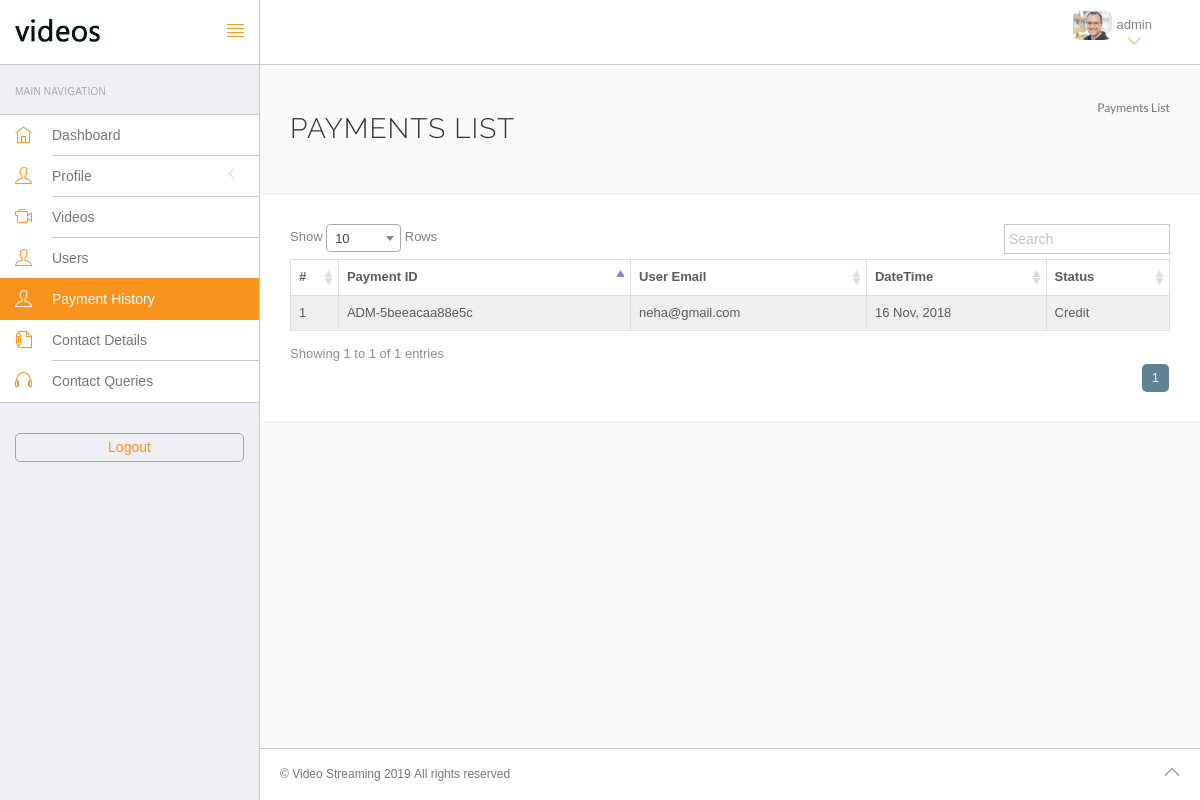
Page /admin/payments.php (signed in) on the committed database.
### tables this page shows
CREATE TABLE `payment` (
  `id` int(11) NOT NULL,
  `pid` text NOT NULL,
  `email` text NOT NULL,
  `status` text NOT NULL,
  `datetime` datetime NOT NULL DEFAULT CURRENT_TIMESTAMP
);

### admin/payments.php (the view, shortened to what this page needs)
<?php include 'includes/session.php'; ?><!DOCTYPE html>
<html lang="en">
	<head>
		<link rel="stylesheet" href="vendor/bootstrap/css/bootstrap.min.css">
		<link rel="stylesheet" href="vendor/fontawesome/css/font-awesome.min.css">
		<link rel="stylesheet" href="vendor/themify-icons/themify-icons.min.css">
		<link href="vendor/animate.css/animate.min.css" rel="stylesheet" media="screen">
		<link href="vendor/perfect-scrollbar/perfect-scrollbar.min.css" rel="stylesheet" media="screen">
		<link href="vendor/switchery/switchery.min.css" rel="stylesheet" media="screen">
		<link rel="stylesheet" href="assets/css/styles.css">
		<link rel="stylesheet" href="assets/css/plugins.css">
		<link rel="stylesheet" href="assets/css/themes/theme-1.css" id="skin_color" />
		<link href="vendor/select2/select2.min.css" rel="stylesheet" media="screen">
		<link href="vendor/DataTables/css/DT_bootstrap.css" rel="stylesheet" media="screen">
	</head>
	<body>
		<div id="app">
			<?php include'left-bar.php'; ?>
			<div class="app-content">
				<?php include'header.php'; ?>
				<div class="main-content" >
					<div class="wrap-content container" id="container">
						<section id="page-title">
							<div class="row">
								<div class="col-sm-8">
									<h1 class="mainTitle">Payments List </h1>
								</div>
								<ol class="breadcrumb">
									<li class="active">
										<span>Payments List </span>
									</li>
								</ol>
							</div>
						</section>
						<div class="container-fluid container-fullw bg-white">
							<div class="row">
								<div class="col-md-12">
									<table class="table table-striped table-bordered table-hover table-full-width" id="sample_1">
										<thead>
											<tr>
												<th>#</th>
												<th>Payment ID</th>
												<th>User Email</th>
												<th>DateTime</th>
												<th>Status</th>
											</tr>
										</thead>
										<tbody>
										<?php
										$i=0;
										$query = mysqli_query($con,"select * from payment order by datetime");
										while($row = mysqli_fetch_assoc($query))
										{
											$i++;
										?>
											<tr>
												<td><?php echo $i; ?></td>
												<td><?php echo $row['pid']; ?></td>
												<td><?php echo $row['email']; ?></td>
												<td><?php echo date('d M, Y', strtotime($row['datetime'])); ?></td>
												<td><?php echo $row['status']; ?></td>
											</tr>
										<?php } ?>
										</tbody>
									</table>
								</div>
							</div>
						</div>
					</div>
				</div>
			</div>
     	<?php include'footer.php'; ?>
		</div>
	</body>
</html>

### admin/assets/css/themes/theme-1.css (style rules this page uses)
body { background: #FAFAFA; }

### rows in the picture
payment: pid "ADM-5beeacaa88e5c", email "neha@gmail.com", datetime "16 Nov, 2018", status "Credit"

### other values in the picture
$_SESSION['admin_name'] "admin"
